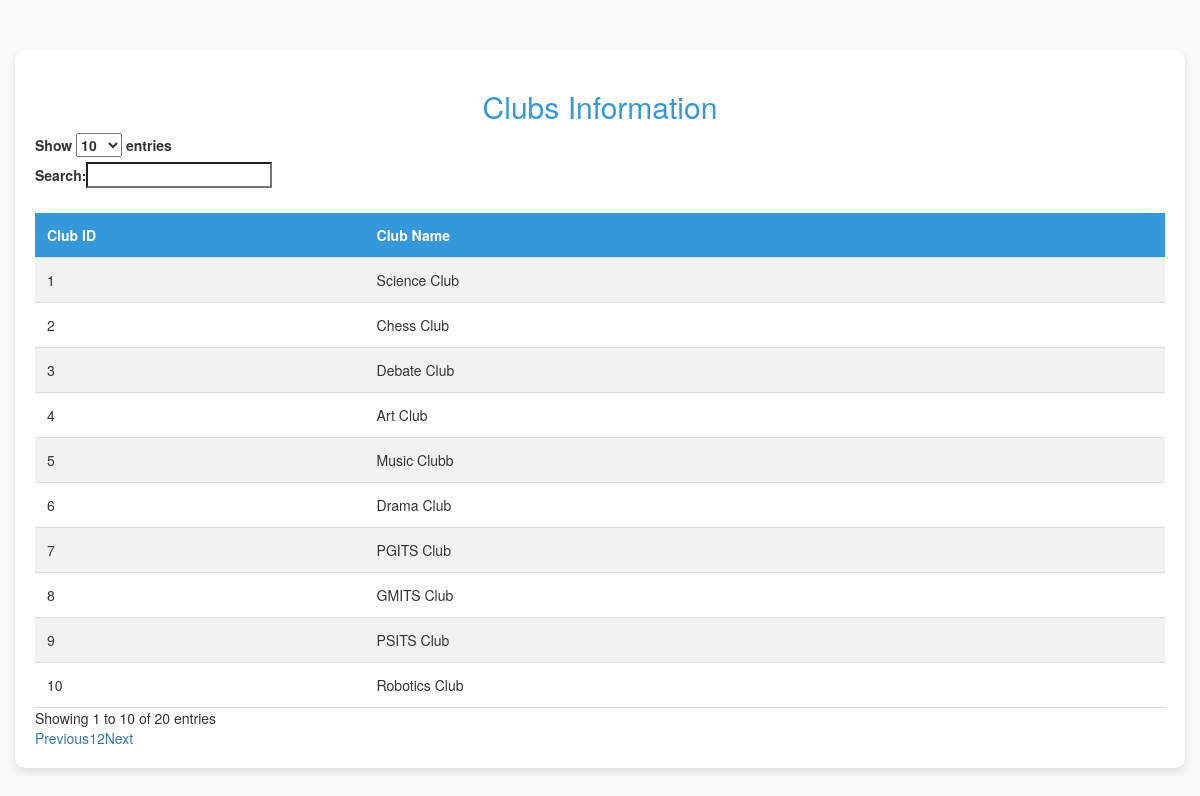
Screenshot of /clublist.php with the database file from the repository.
### tables this page shows
CREATE TABLE `clubs` (
  `ClubID` int(11) NOT NULL,
  `ClubLogo` varchar(255) NOT NULL,
  `ClubName` varchar(255) NOT NULL,
  `Status` tinyint(1) NOT NULL
);

### clublist.php (the view, shortened to what this page needs)
<?php
include("db.php");
?>
<!DOCTYPE html>
<html lang="en">
<head>
    <link rel="stylesheet" href="https://maxcdn.bootstrapcdn.com/bootstrap/3.4.1/css/bootstrap.min.css">
    <link rel="stylesheet" href="https://cdn.datatables.net/1.10.20/css/dataTables.bootstrap.min.css">
</head>
<body>
    <div class="container">
        <h2>Clubs Information</h2>
        <table id="clubsTable">
            <thead>
                <tr>
                    <th>Club ID</th>
                    <th>Club Name</th>
                </tr>
            </thead>
            <tbody>
                <?php
                $sql = "SELECT ClubID, ClubName FROM clubs";
                $result = $conn->query($sql);
                if ($result->num_rows > 0) {
                    while ($row = $result->fetch_assoc()) {
                        echo '<tr>
                                <td>' . $row["ClubID"] . '</td>
                                <td>' . $row["ClubName"] . '</td>
                              </tr>';
                    }
                } else {
                    echo '<tr><td colspan="2" style="text-align: center;">No data available</td></tr>';
                }
                ?>
            </tbody>
        </table>
    </div>
</body>
</html>

### clublist.php (style rules this page uses)
body { background-color: #f8f8f8; }
.container { margin-top: 50px; background-color: white; padding: 20px; border-radius: 10px; box-shadow: 0 4px 8px rgba(0, 0, 0, 0.1); }
h2 { text-align: center; color: #3498db; }
#clubsTable { width: 100%; border-collapse: collapse; margin-top: 20px; }
#clubsTable th, #clubsTable td { padding: 12px; text-align: left; border-bottom: 1px solid #ddd; }
#clubsTable th { background-color: #3498db; color: white; }
#clubsTable tbody tr:nth-child(odd) { background-color: #f2f2f2; }

### rows the page displays
clubs: ClubID "1", ClubName "Science Club"
clubs: ClubID "2", ClubName "Chess Club"
clubs: ClubID "3", ClubName "Debate Club"
clubs: ClubID "4", ClubName "Art Club"
clubs: ClubID "5", ClubName "Music Clubb"
clubs: ClubID "6", ClubName "Drama Club"
clubs: ClubID "7", ClubName "PGITS Club"
clubs: ClubID "8", ClubName "GMITS Club"
clubs: ClubID "9", ClubName "PSITS Club"
clubs: ClubID "10", ClubName "Robotics Club"
